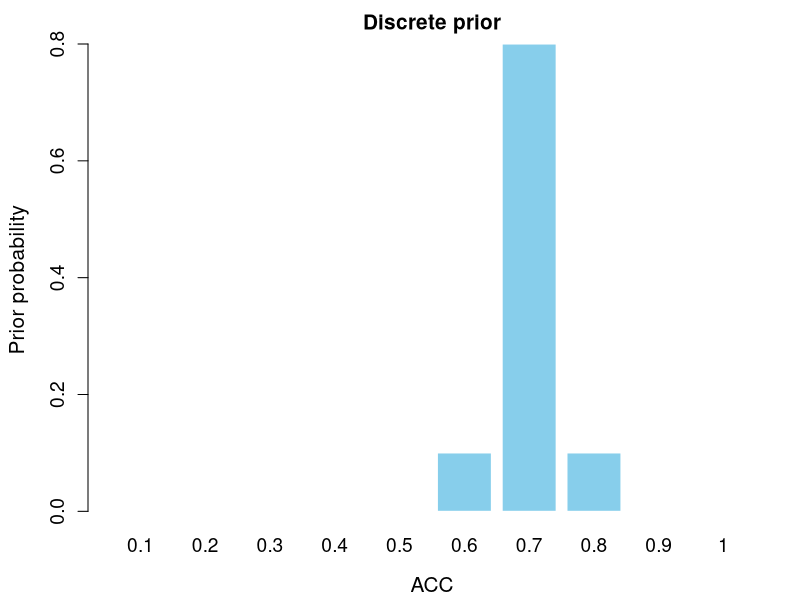
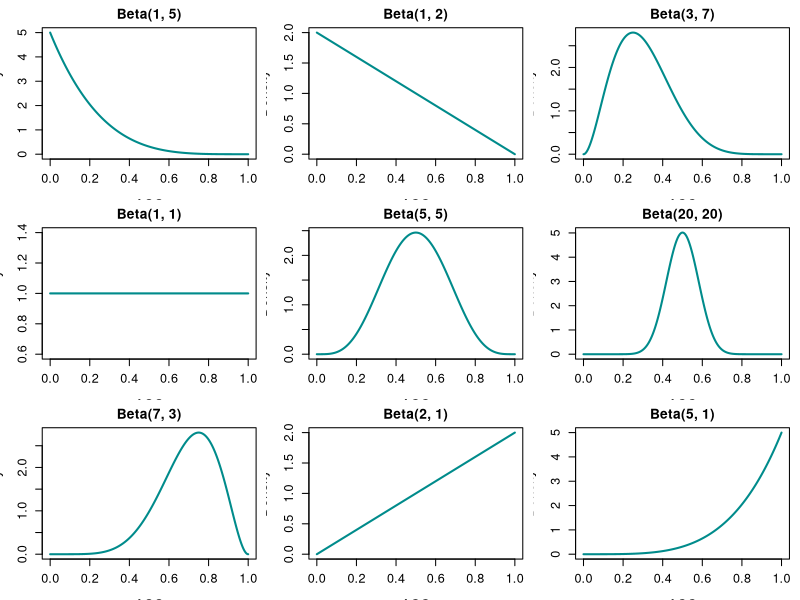
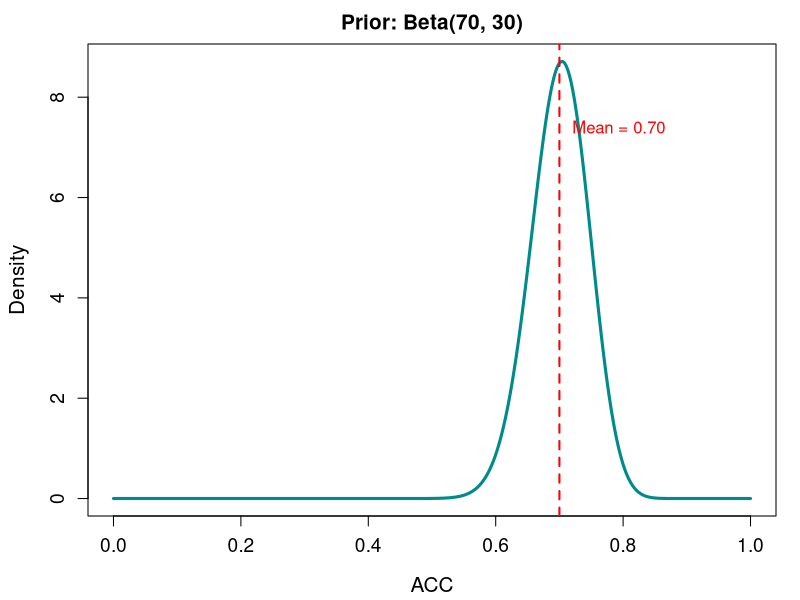
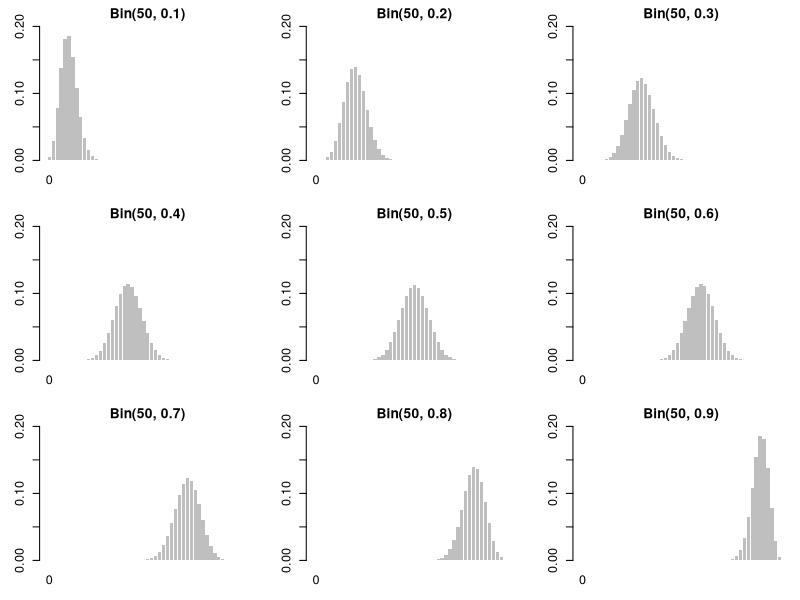
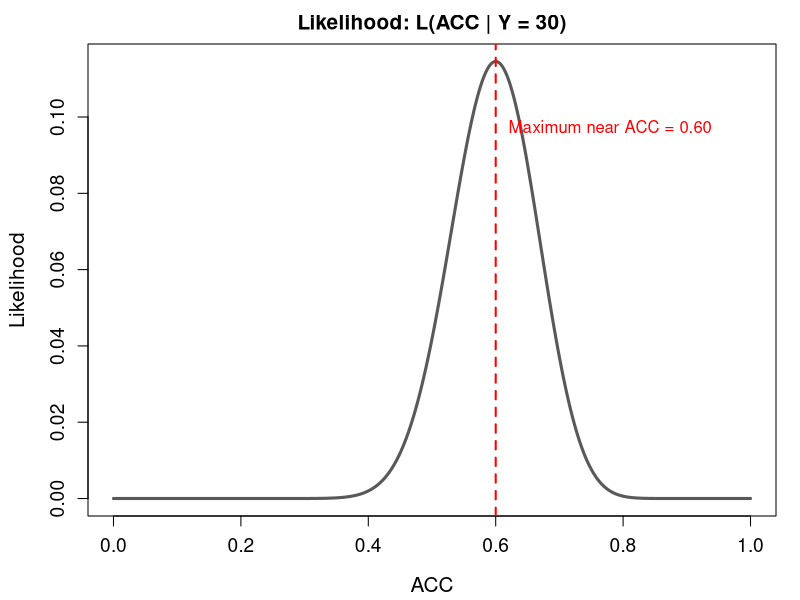
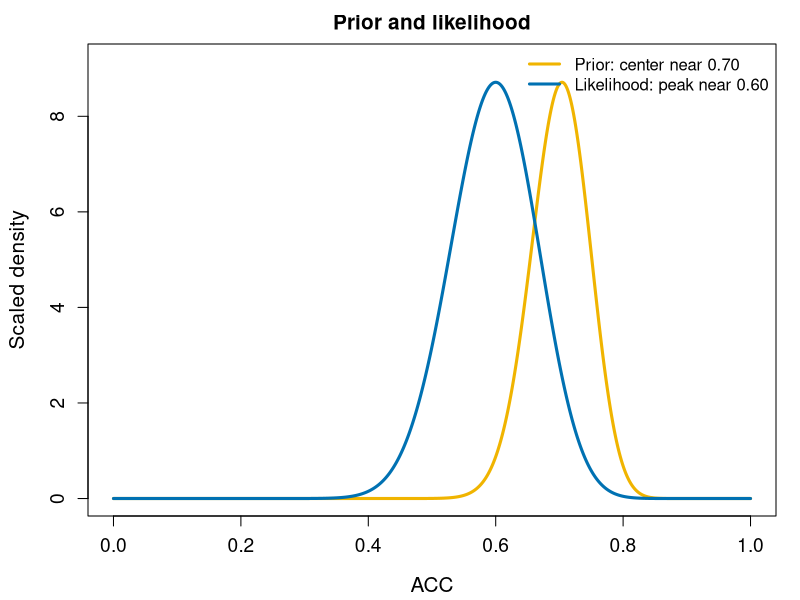
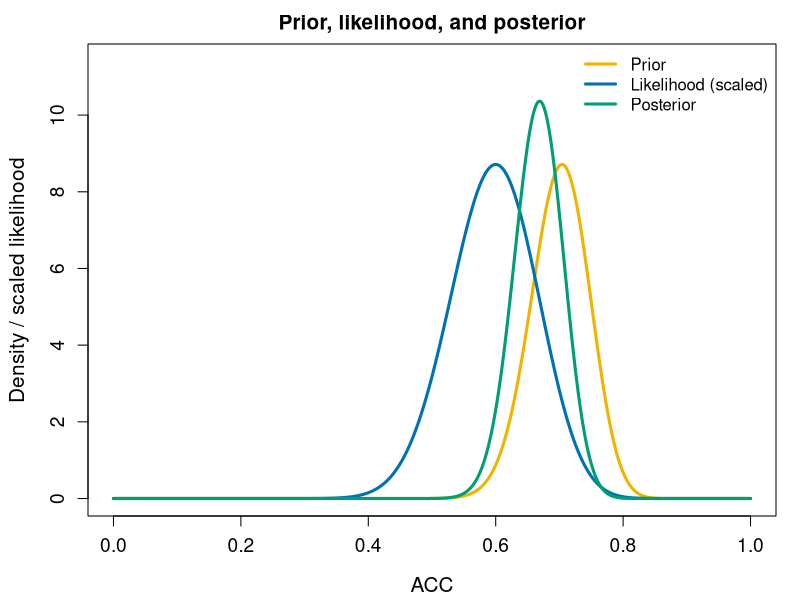
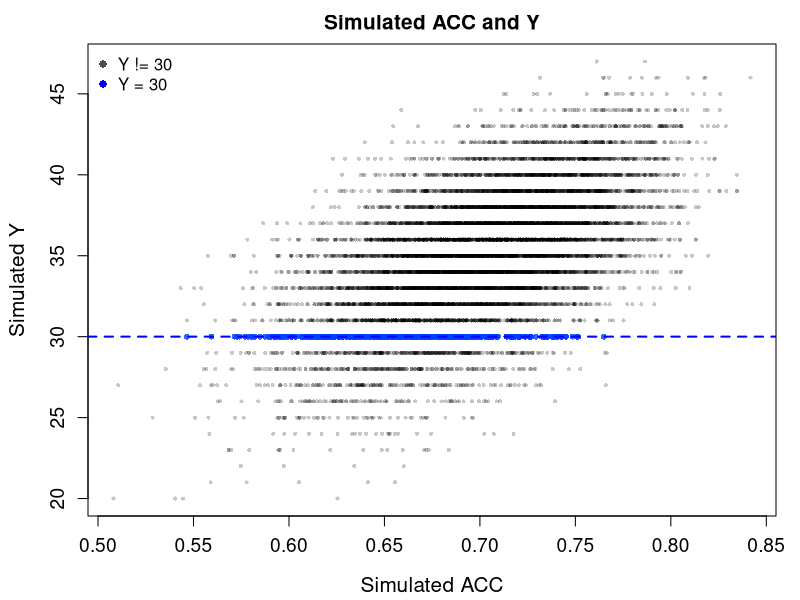

The R source for these figures, in order:
## ---- chunk 1
#| include: false
set.seed(84735)
theme_set <- function() {
  par(
    mar = c(4.2, 4.4, 2.2, 1.2),
    cex.axis = 1.15,
    cex.lab = 1.25,
    cex.main = 1.25
  )
}
fixme <- function(text) {
  paste0("<span style='color:#c1121f; font-weight:700;'>", text, "</span>")
}
## ---- chunk 2
#| fig-width: 7.2
#| fig-height: 4.2
theme_set()
acc_disc <- seq(0.1, 1.0, by = 0.1)
prior_prob <- c(0, 0, 0, 0, 0, 0.1, 0.8, 0.1, 0, 0)
barplot(
  prior_prob,
  names.arg = acc_disc,
  col = "skyblue",
  border = "white",
  xlab = "ACC",
  ylab = "Prior probability",
  main = "Discrete prior"
)
## ---- chunk 3
#| fig-width: 11
#| fig-height: 6.4
theme_set()
local({
  x <- seq(0, 1, length.out = 1000)
  params <- list(c(1, 5), c(1, 2), c(3, 7),
                 c(1, 1), c(5, 5), c(20, 20),
                 c(7, 3), c(2, 1), c(5, 1))
  op <- par(mfrow = c(3, 3), mar = c(3.1, 3.2, 2.1, 0.8))
  on.exit(par(op))
  for (p in params) {
    y <- dbeta(x, p[1], p[2])
    plot(
      x, y, type = "l", lwd = 2, col = "cyan4",
      xlab = "ACC", ylab = "Density",
      main = paste0("Beta(", p[1], ", ", p[2], ")")
    )
  }
})
## ---- chunk 4
#| fig-width: 8.8
#| fig-height: 5
theme_set()
x <- seq(0, 1, length.out = 1000)
plot(
  x, dbeta(x, 70, 30),
  type = "l", lwd = 3, col = "cyan4",
  xlab = "ACC", ylab = "Density",
  main = "Prior: Beta(70, 30)"
)
abline(v = 0.70, lty = 2, col = "red", lwd = 2)
text(0.72, max(dbeta(x, 70, 30)) * 0.85, "Mean = 0.70", col = "red", adj = 0)
## ---- chunk 5
#| fig-width: 11
#| fig-height: 6.2
theme_set()
local({
  y <- 0:50
  p_values <- seq(0.1, 0.9, by = 0.1)
  op <- par(mfrow = c(3, 3), mar = c(3.0, 3.0, 2.0, 0.8))
  on.exit(par(op))
  for (p in p_values) {
    prob <- dbinom(y, size = 50, prob = p)
    barplot(
      prob,
      names.arg = ifelse(y %% 10 == 0, y, ""),
      col = "grey75", border = NA,
      ylim = c(0, 0.20),
      xlab = "", ylab = "",
      main = paste0("Bin(50, ", p, ")")
    )
  }
})
## ---- chunk 6
#| fig-width: 9
#| fig-height: 5
theme_set()
acc <- seq(0, 1, length.out = 1000)
lik <- dbinom(30, size = 50, prob = acc)
plot(
  acc, lik,
  type = "l", lwd = 3, col = "grey35",
  xlab = "ACC", ylab = "Likelihood",
  main = "Likelihood: L(ACC | Y = 30)"
)
abline(v = 0.60, lty = 2, col = "red", lwd = 2)
text(0.62, max(lik) * 0.85, "Maximum near ACC = 0.60", col = "red", adj = 0)
## ---- chunk 7
#| fig-width: 9.4
#| fig-height: 5.2
theme_set()
acc <- seq(0, 1, length.out = 1000)
prior <- dbeta(acc, 70, 30)
lik <- dbinom(30, 50, acc)
lik_scaled <- lik / max(lik) * max(prior)
plot(
  acc, prior,
  type = "l", lwd = 3, col = "#f0b400",
  xlab = "ACC", ylab = "Scaled density",
  main = "Prior and likelihood",
  ylim = c(0, max(prior) * 1.05)
)
lines(acc, lik_scaled, lwd = 3, col = "#0071b2")
legend(
  "topright",
  legend = c("Prior: center near 0.70", "Likelihood: peak near 0.60"),
  col = c("#f0b400", "#0071b2"),
  lwd = 3,
  bty = "n"
)
## ---- chunk 8
#| fig-width: 10.5
#| fig-height: 5.4
theme_set()
acc <- seq(0, 1, length.out = 2000)
prior <- dbeta(acc, 70, 30)
lik <- dbinom(30, 50, acc)
lik_scaled <- lik / max(lik) * max(prior)
posterior <- dbeta(acc, 100, 50)
plot(
  acc, prior,
  type = "l", lwd = 3, col = "#f0b400",
  xlab = "ACC", ylab = "Density / scaled likelihood",
  main = "Prior, likelihood, and posterior",
  ylim = c(0, max(posterior) * 1.1)
)
lines(acc, lik_scaled, lwd = 3, col = "#0071b2")
lines(acc, posterior, lwd = 3, col = "#009e74")
legend(
  "topright",
  legend = c("Prior", "Likelihood (scaled)", "Posterior"),
  col = c("#f0b400", "#0071b2", "#009e74"),
  lwd = 3,
  bty = "n"
)
## ---- chunk 9
n_sim <- 10000
sim <- data.frame(
  ACC = rbeta(n_sim, shape1 = 70, shape2 = 30)
)
sim$Y <- rbinom(n_sim, size = 50, prob = sim$ACC)
head(sim)
## ---- chunk 10
#| fig-width: 9
#| fig-height: 5
theme_set()
matched <- sim$Y == 30
plot(
  sim$ACC[!matched], sim$Y[!matched],
  pch = 16, col = rgb(0, 0, 0, 0.22), cex = 0.55,
  xlab = "Simulated ACC", ylab = "Simulated Y",
  main = "Simulated ACC and Y"
)
points(
  sim$ACC[matched], sim$Y[matched],
  pch = 16, col = rgb(0, 0.25, 1, 0.8), cex = 0.8
)
abline(h = 30, col = "blue", lwd = 2, lty = 2)
legend(
  "topleft",
  legend = c("Y != 30", "Y = 30"),
  col = c("grey30", "blue"),
  pch = 16,
  bty = "n"
)
## ---- chunk 11
#| fig-width: 9
#| fig-height: 5
theme_set()
posterior_sim <- sim$ACC[sim$Y == 30]
hist(
  posterior_sim,
  breaks = 18,
  probability = TRUE,
  col = "lightblue",
  border = "white",
  xlab = "ACC",
  main = "Simulated posterior: keep ACC where Y = 30"
)
lines(density(posterior_sim), col = "blue", lwd = 3)
curve(dbeta(x, 100, 50), from = 0, to = 1, add = TRUE, col = "#009e74", lwd = 3)
legend(
  "topright",
  legend = c("Simulation", "Beta(100,50)"),
  col = c("blue", "#009e74"),
  lwd = 3,
  bty = "n"
)
